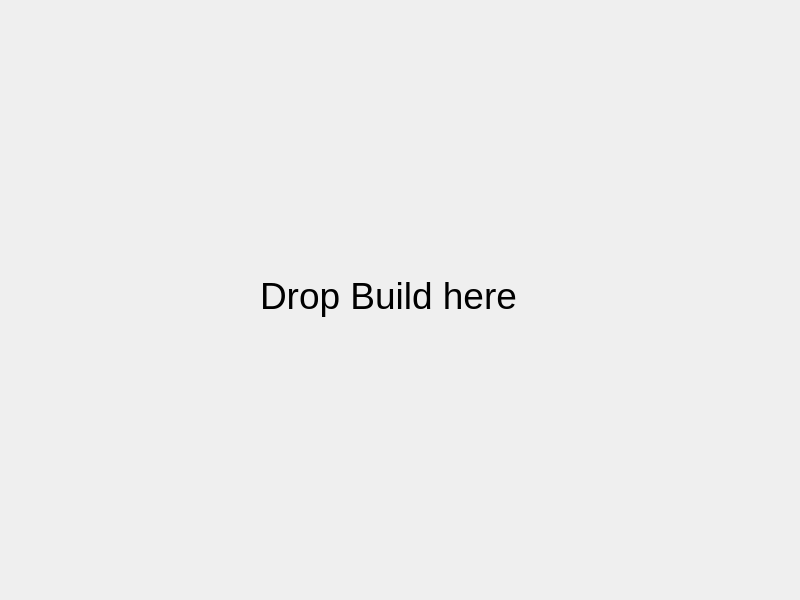
<?xml version="1.0" encoding="UTF-8"?>
<ui version="4.0">
 <class>MainWindow</class>
 <widget class="QMainWindow" name="MainWindow">
  <property name="geometry">
   <rect>
    <x>0</x>
    <y>0</y>
    <width>800</width>
    <height>600</height>
   </rect>
  </property>
  <property name="acceptDrops">
   <bool>true</bool>
  </property>
  <property name="windowTitle">
   <string>BetaUploader</string>
  </property>
  <widget class="QWidget" name="centralWidget">
   <widget class="QLabel" name="label">
    <property name="geometry">
     <rect>
      <x>260</x>
      <y>270</y>
      <width>261</width>
      <height>51</height>
     </rect>
    </property>
    <property name="font">
     <font>
      <pointsize>28</pointsize>
     </font>
    </property>
    <property name="text">
     <string>Drop Build here</string>
    </property>
   </widget>
  </widget>
 </widget>
 <layoutdefault spacing="6" margin="11"/>
 <resources/>
 <connections/>
</ui>
